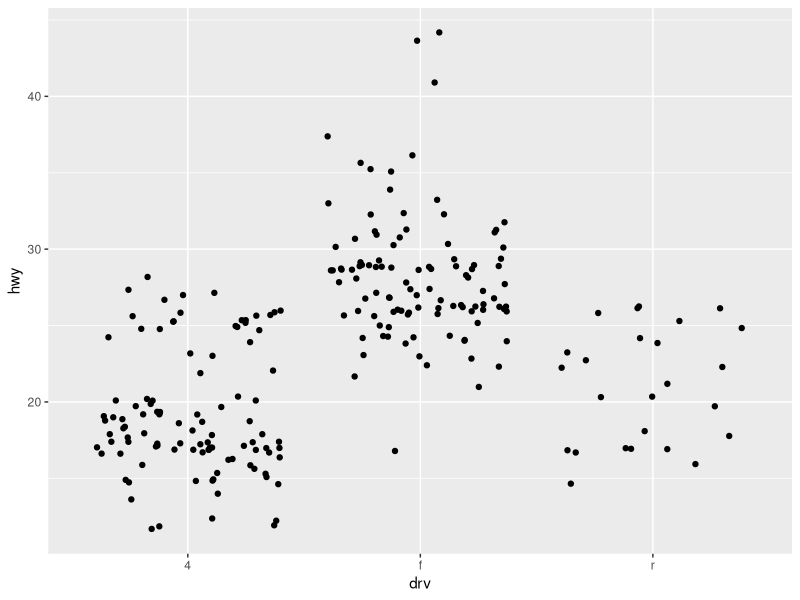
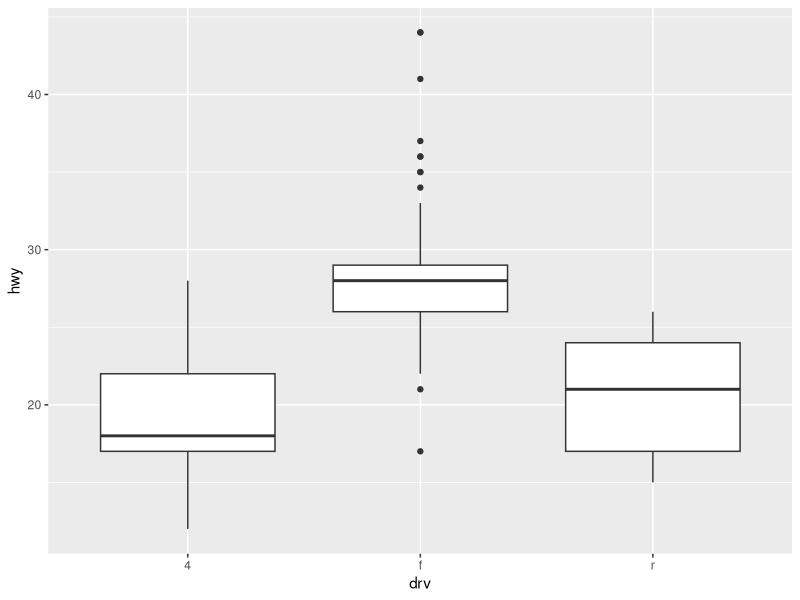
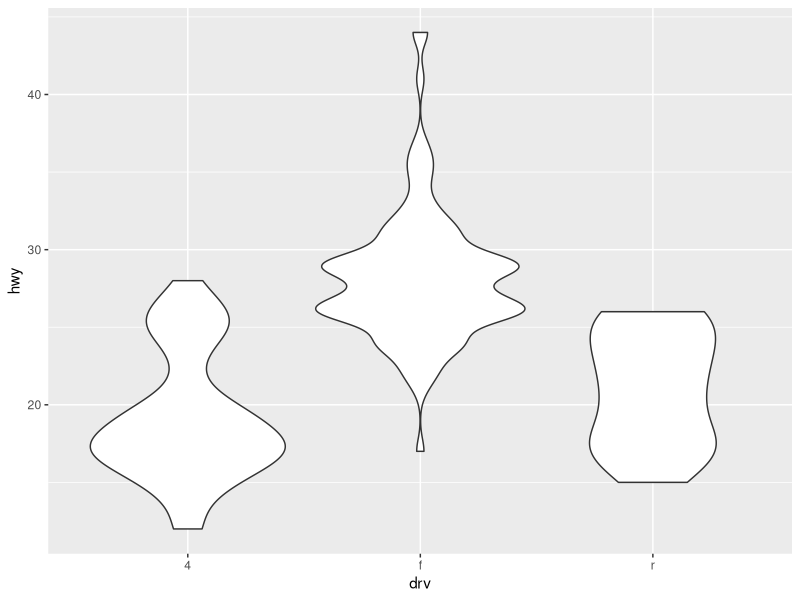
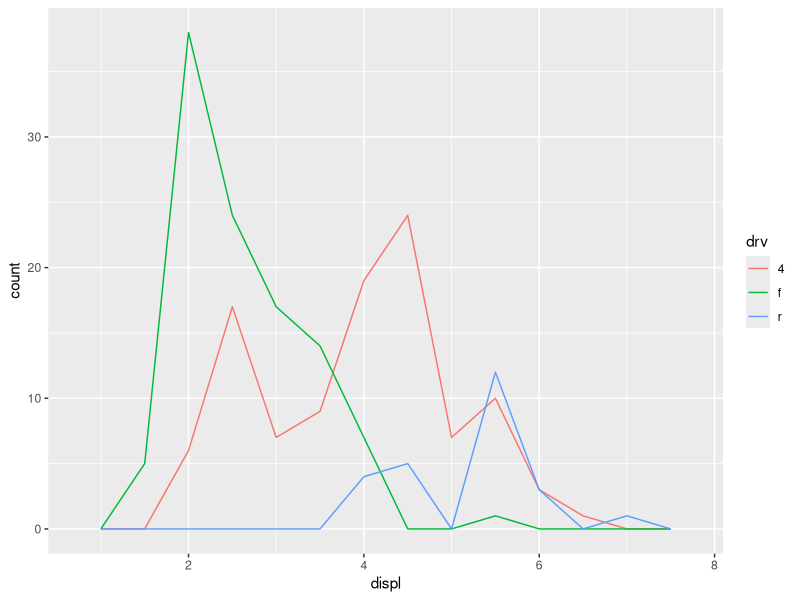
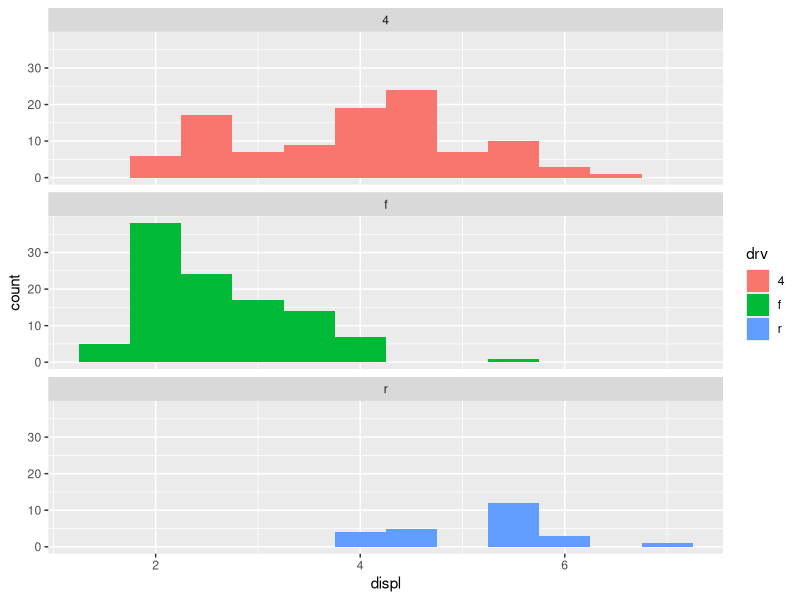
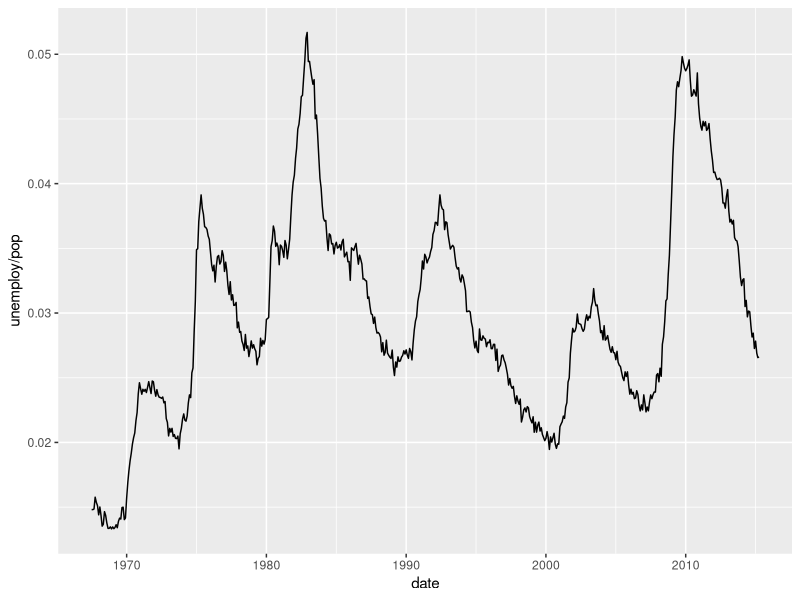
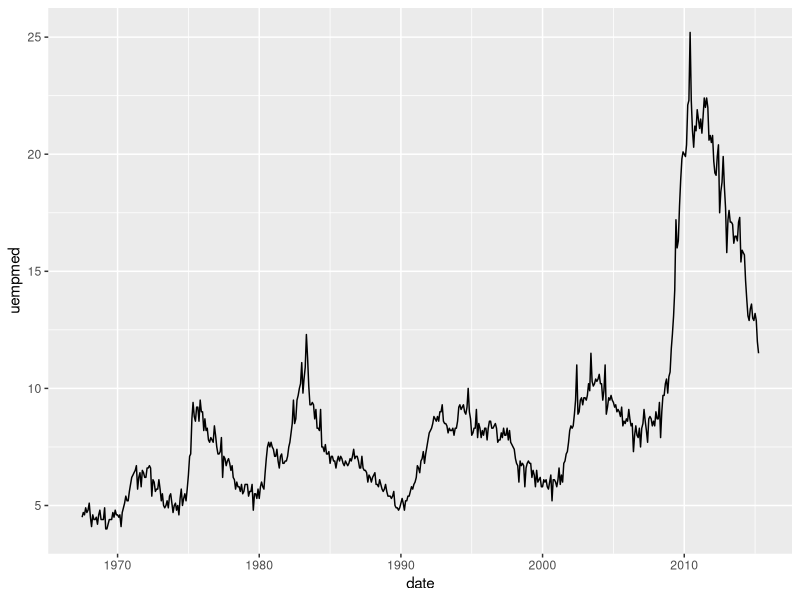
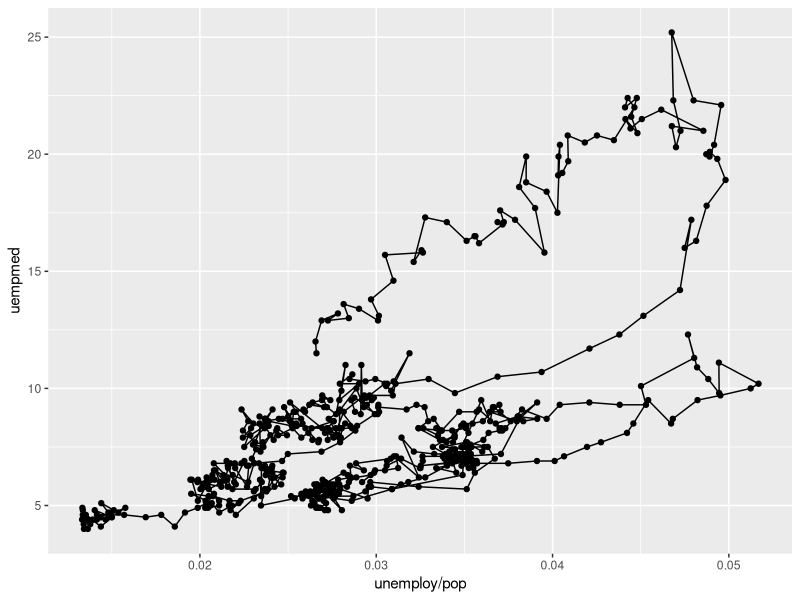

Generate these figures, in order, with R:
library(tidyverse)

ggplot(mpg, aes(drv, hwy)) + geom_jitter()
ggplot(mpg, aes(drv, hwy)) + geom_boxplot()
ggplot(mpg, aes(drv, hwy)) + geom_violin()

ggplot(mpg, aes(displ, colour = drv)) + 
  geom_freqpoly(binwidth = 0.5)

ggplot(mpg, aes(displ, fill = drv)) + 
  geom_histogram(binwidth = 0.5) + 
  facet_wrap(~drv, ncol = 1)

economics
ggplot(economics, aes(date, unemploy / pop)) + # number of unemployed divided by population size to get %
  geom_line()
ggplot(economics, aes(date, uempmed)) + # time of unemployment
  geom_line()

ggplot(economics, aes(unemploy / pop, uempmed)) + 
  geom_path() +
  geom_point()

year <- function(x) as.POSIXlt(x)$year + 1900
ggplot(economics, aes(unemploy / pop, uempmed)) + 
  geom_path(colour = "grey50") +
  geom_point(aes(colour = year(date)))

ggplot(mpg, aes(cty, hwy)) + geom_jitter()
# cty: city mileage, hwy: highway mileage (miles per gallon)

ggplot(mpg, aes(reorder(class, hwy, FUN = median), hwy)) + geom_boxplot()

ggplot(diamonds, aes(x = price)) +
  geom_histogram() +
  facet_grid(~cut)

ggplot(diamonds, aes(x = price, y = cut)) +
  geom_violin()

ggplot(diamonds, aes(x = price, color = cut)) +
  geom_freqpoly()

